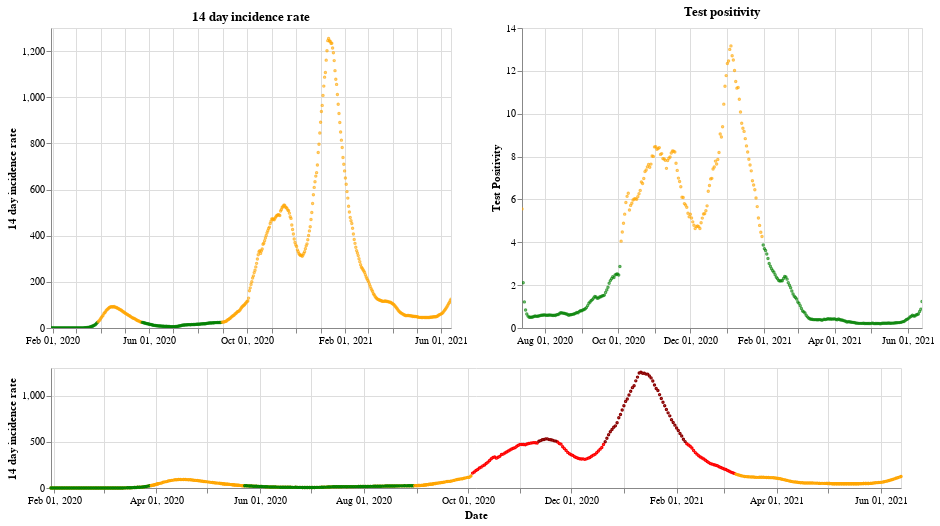

The notebook cell this image was saved under:
### Markdown cell above
## England

### Code cell
plot_traffic_light('England')

### Figure 1 — Vega-Lite specification as saved in the notebook (floating-point values rounded to 4 significant figures; data arrays with more than 128 entries replaced by an {"elided": "..."} marker saying what was removed)
{"config": {"view": {"continuousWidth": 400, "continuousHeight": 300}}, "vconcat": [{"hconcat": [{"mark": {"type": "point", "size": 2}, "encoding": {"color": {"condition": {"value": "green", "test": "(datum.twoWeeklyCasesRate <= 25)"}, "value": "orange"}, "tooltip": [{"type": "nominal", "field": "areaName"}, {"type": "temporal", "field": "date"}, {"type": "quantitative", "field": "twoWeeklyCasesRate"}, {"type": "quantitative", "field": "testPositivity"}], "x": {"type": "temporal", "axis": {"title": ""}, "field": "date", "scale": {"domain": {"selection": "DateBrush"}}, "timeUnit": "yearmonthdate"}, "y": {"type": "quantitative", "axis": {"title": "14 day incidence rate"}, "field": "twoWeeklyCasesRate"}}, "title": "14 day incidence rate", "width": 400}, {"mark": {"type": "point", "size": 2}, "encoding": {"color": {"condition": {"value": "green", "test": "(datum.testPositivity <= 4)"}, "value": "orange"}, "tooltip": [{"type": "nominal", "field": "areaName"}, {"type": "temporal", "field": "date"}, {"type": "quantitative", "field": "twoWeeklyCasesRate"}, {"type": "quantitative", "field": "testPositivity"}], "x": {"type": "temporal", "axis": {"title": ""}, "field": "date", "scale": {"domain": {"selection": "DateBrush"}}, "timeUnit": "yearmonthdate"}, "y": {"type": "quantitative", "axis": {"title": "Test Positivity"}, "field": "testPositivity"}}, "title": "Test positivity", "width": 400}]}, {"layer": [{"mark": {"type": "point", "size": 2}, "encoding": {"color": {"condition": {"value": "orange", "test": "((50 && datum.twoWeeklyCasesRate) < 150)"}, "value": "red"}, "opacity": {"condition": {"value": 1, "test": "((50 && datum.twoWeeklyCasesRate) < 500)"}, "value": 0}, "tooltip": [{"type": "nominal", "field": "areaName"}, {"type": "temporal", "field": "date"}, {"type": "quantitative", "field": "twoWeeklyCasesRate"}, {"type": "quantitative", "field": "testPositivity"}], "x": {"type": "temporal", "axis": {"title": "Date"}, "field": "date", "timeUnit": "yearmonthdate"}, "y": {"type": "quantitative", "axis": {"title": "14 day incidence rate"}, "field": "twoWeeklyCasesRate"}}, "selection": {"DateBrush": {"type": "interval", "encodings": ["x"], "fields": ["Time"]}}, "width": 850}, {"mark": {"type": "point", "size": 2}, "encoding": {"color": {"value": "darkred"}, "opacity": {"condition": {"value": 1, "test": "(datum.twoWeeklyCasesRate >= 500)"}, "value": 0}, "tooltip": [{"type": "nominal", "field": "areaName"}, {"type": "temporal", "field": "date"}, {"type": "quantitative", "field": "twoWeeklyCasesRate"}, {"type": "quantitative", "field": "testPositivity"}], "x": {"type": "temporal", "axis": {"title": "Date"}, "field": "date", "timeUnit": "yearmonthdate"}, "y": {"type": "quantitative", "axis": {"title": "14 day incidence rate"}, "field": "twoWeeklyCasesRate"}}, "width": 400}, {"mark": {"type": "point", "size": 2}, "encoding": {"color": {"condition": {"value": "green", "test": "((4 && datum.twoWeeklyCasesRate) < 25)"}, "value": "orange"}, "opacity": {"condition": {"value": 1, "test": "(datum.twoWeeklyCasesRate < 50)"}, "value": 0}, "tooltip": [{"type": "nominal", "field": "areaName"}, {"type": "temporal", "field": "date"}, {"type": "quantitative", "field": "twoWeeklyCasesRate"}, {"type": "quantitative", "field": "testPositivity"}], "x": {"type": "temporal", "axis": {"title": "Date"}, "field": "date", "timeUnit": "yearmonthdate"}, "y": {"type": "quantitative", "axis": {"title": "14 day incidence rate"}, "field": "twoWeeklyCasesRate"}}, "width": 400}], "height": 120, "width": 800}], "data": {"name": "data-0ad9839630924192126a8ed39b536b04"}, "$schema": "https://vega.github.io/schema/vega-lite/v4.8.1.json", "datasets": {"data-0ad9839630924192126a8ed39b536b04": {"elided": "501 records"}}}
